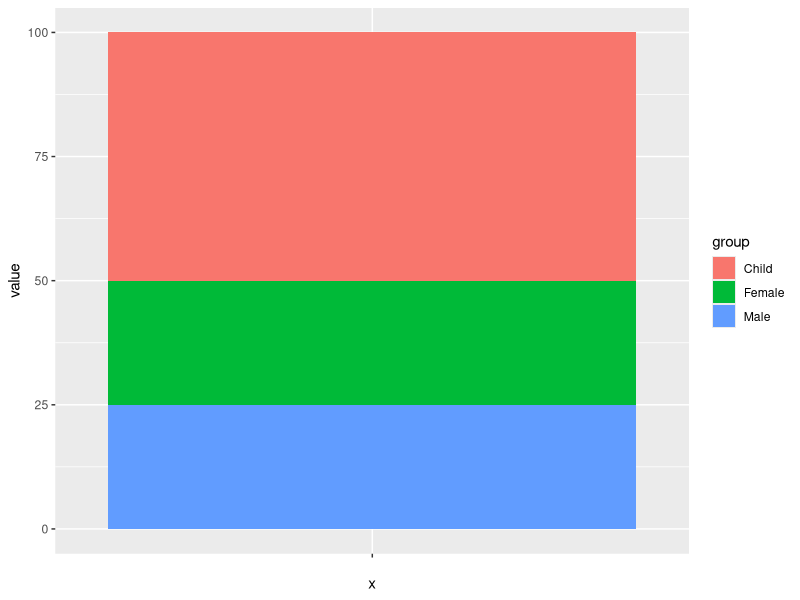
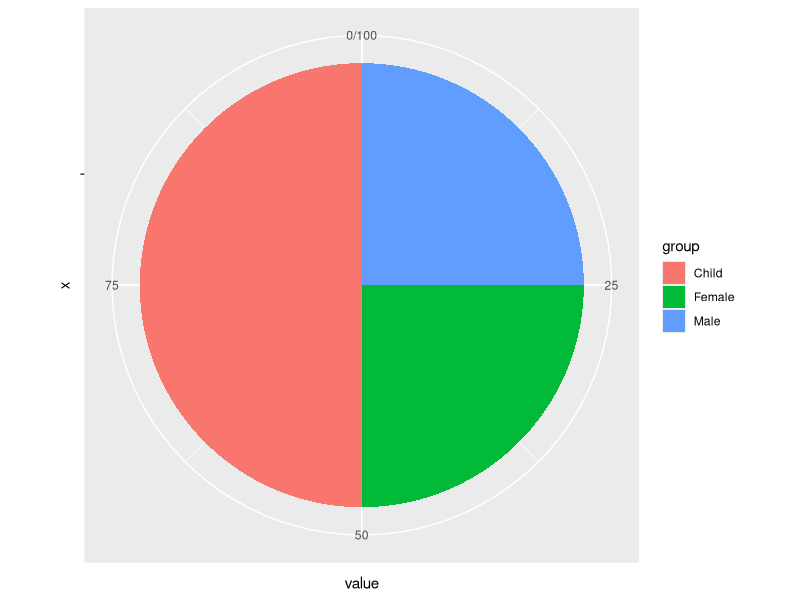
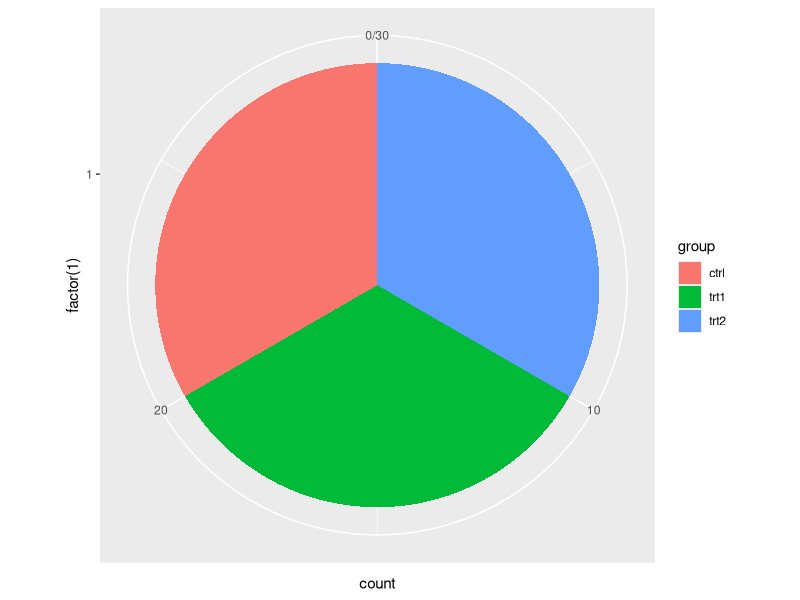

Recreate these plots in R, in order.
df <- data.frame(
  group = c("Male", "Female", "Child"),
  value = c(25, 25, 50)
  )
head(df)

library(ggplot2)
# Barplot
bp<- ggplot(df, aes(x="", y=value, fill=group))+
geom_bar(width = 1, stat = "identity")
bp

pie <- bp + coord_polar("y", start=0)
pie

ggplot(PlantGrowth, aes(x=factor(1), fill=group))+
  geom_bar(width = 1)+
  coord_polar("y")